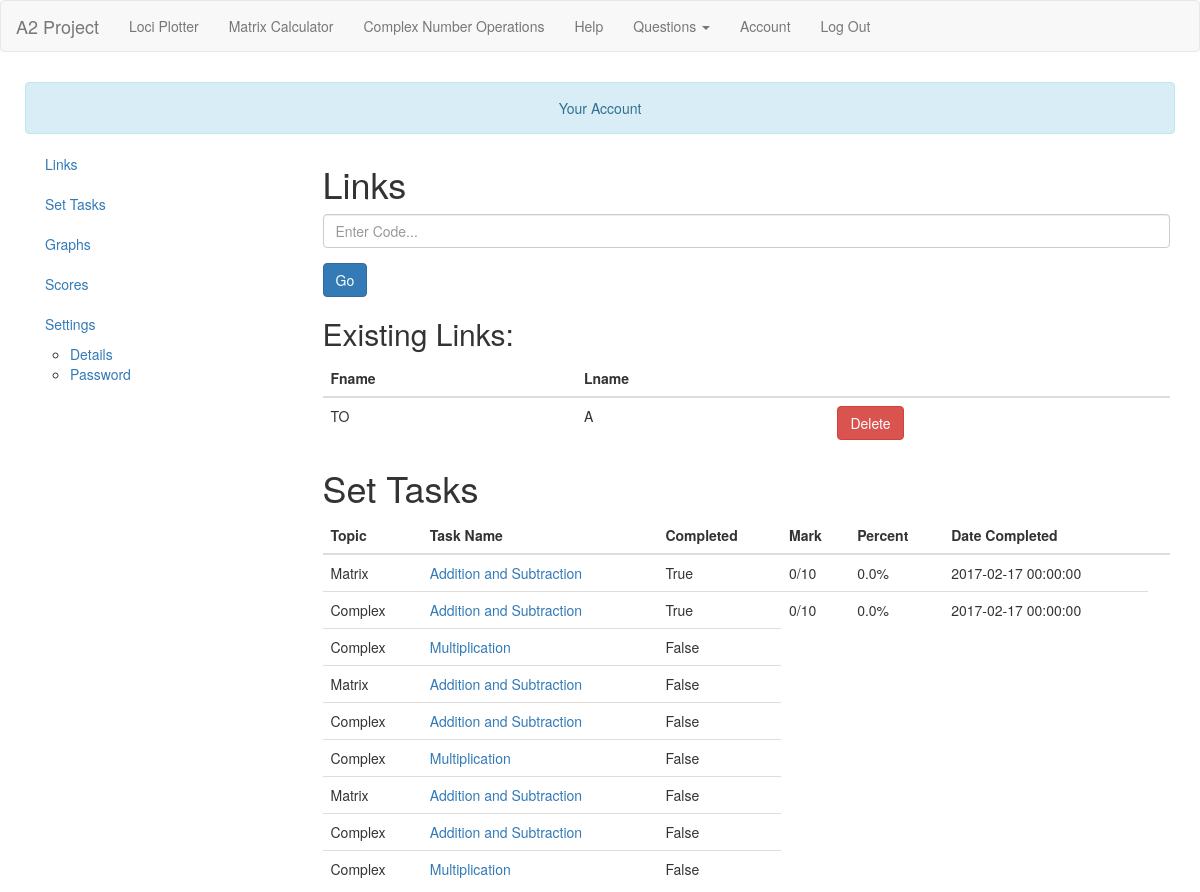
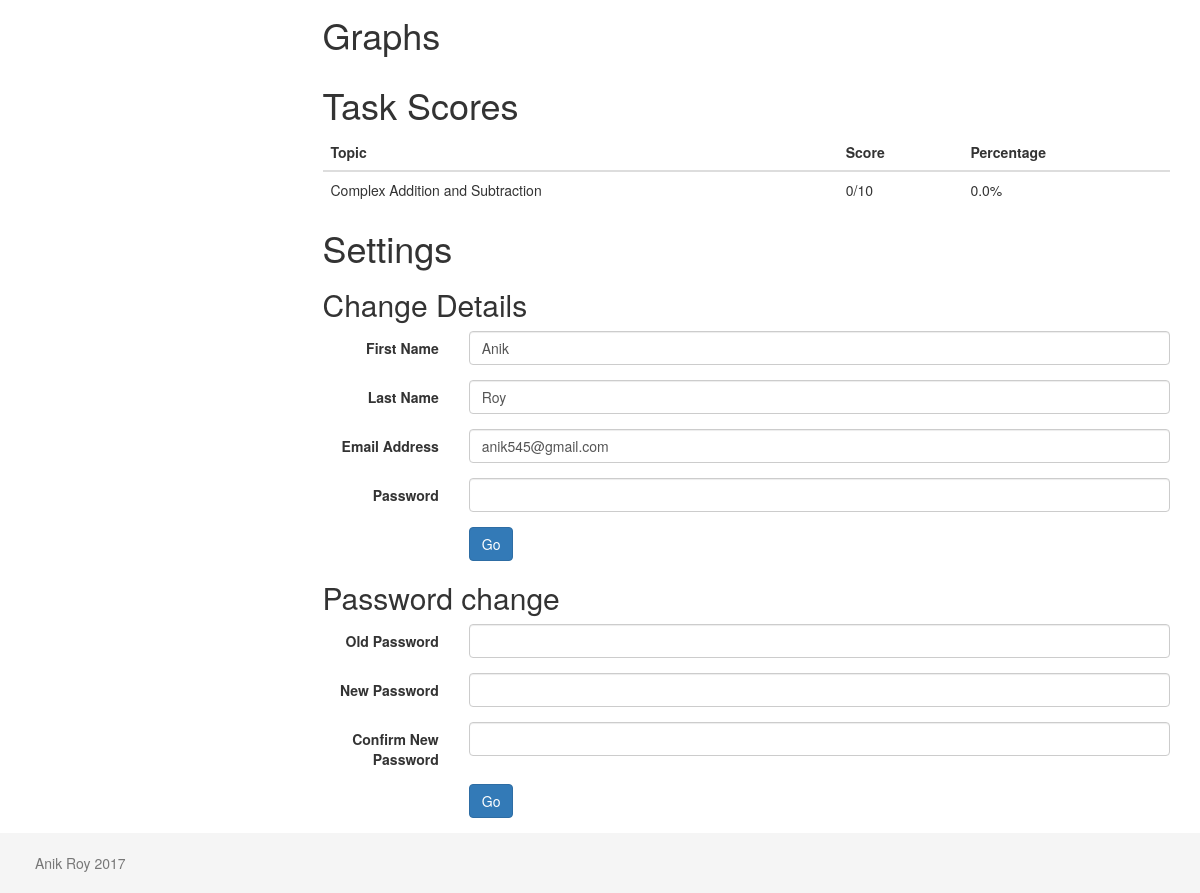
Page /account (signed in) on the committed database (2 pictures, top to bottom).
### app/models.py (models this page shows, shortened)
class User(db.Model):
    user_id = db.Column('user_id', db.Integer, primary_key=True)
    fname = db.Column(db.String(80), unique=False)
    lname = db.Column(db.String(80), unique=False)
    email = db.Column(db.String(120), unique=True)
    password = db.Column(db.String(120), unique=False)
    authenticated = db.Column(db.Boolean, default=False)
    confirmed = db.Column(db.Boolean)
    role = db.Column(db.String(50))
    graphs = db.relationship('Graph', backref="user",
                             cascade="all, delete-orphan", lazy="dynamic")
    __mapper_args__ = {
        'polymorphic_identity': 'user',
        'polymorphic_on': role
    }

class Teacher(User):
    __tablename__ = 'teacher'
    teacher_id = db.Column(db.Integer, primary_key=True)
    user_id = db.Column(db.Integer, db.ForeignKey('user.user_id'))
    code = db.Column(db.String(7))
    students = db.relationship('Student', secondary='links',
                               backref=db.backref('teachers', lazy='dynamic'),
                               lazy='dynamic')
    tasks = db.relationship('Task', backref="teacher",
                            cascade="all, delete-orphan", lazy="dynamic")
    __mapper_args__ = {
        'polymorphic_identity': 'teacher',
    }

class User(db.Model):
    user_id = db.Column('user_id', db.Integer, primary_key=True)
    fname = db.Column(db.String(80), unique=False)
    lname = db.Column(db.String(80), unique=False)
    email = db.Column(db.String(120), unique=True)
    password = db.Column(db.String(120), unique=False)
    authenticated = db.Column(db.Boolean, default=False)
    confirmed = db.Column(db.Boolean)
    role = db.Column(db.String(50))
    graphs = db.relationship('Graph', backref="user",
                             cascade="all, delete-orphan", lazy="dynamic")
    __mapper_args__ = {
        'polymorphic_identity': 'user',
        'polymorphic_on': role
    }

class Task(db.Model):
    task_id = db.Column('task_id', db.Integer, primary_key=True)
    completed = db.Column(db.Boolean)
    question_id = db.Column(db.Integer)
    student_id = db.Column('student_id', db.Integer,
                           db.ForeignKey('student.student_id'))
    teacher_id = db.Column('teacher_id', db.Integer,
                           db.ForeignKey('teacher.teacher_id'))
    mark_id = db.Column('mark_id', db.Integer, db.ForeignKey('mark.mark_id'))
    mark = db.relationship('Mark', back_populates='task')

class Mark(db.Model):
    mark_id = db.Column('mark_id', db.Integer, primary_key=True)
    score = db.Column(db.Integer)
    out_of = db.Column(db.Integer)
    date = db.Column(db.DateTime)
    question_id = db.Column(db.Integer)
    student_id = db.Column('student_id', db.Integer,
                           db.ForeignKey('student.student_id'))
    task = db.relationship('Task', uselist=False, back_populates='mark')

### app/routes/user.py (the view, shortened to what this page needs)
@user.route('/account', methods=['GET', 'POST'])
@login_required
def account():
    user_id = current_user.user_id
    u = User.query.get(user_id)
    if u.role == 'student':
        changeform = ChangeDetailsForm(obj=u)
        linkform = TeacherLinkForm()
        pwform = ChangePasswordForm1()
        return render_template('user/student_account.html', student=u,
                                qs=QUESTIONS, linkform=linkform,
                                changeform=changeform, pwform=pwform)
    else:
        return abort(500)

### app/forms.py
class ChangeDetailsForm(FlaskForm):
    fname = TextField('First Name', [validators.Required()])
    lname = TextField('Last Name', [validators.Required()])
    email = EmailField('Email Address',
                       [validators.DataRequired(), validators.Email()])
    password = PasswordField('Password', [validators.Required()])
    change_submit = SubmitField('Go')

class TeacherLinkForm(FlaskForm):
    link_code = TextField('Link Code', [validators.Required()])
    link_submit = SubmitField('Go')

### app/views.py (called while the page is built)
@login_manager.user_loader
def user_loader(email):
    return User.query.filter_by(email=email).first()

### app/templates/user/student_account.html (shortened to what this page needs)
{% extends "layout.html" %}
{% block head %}
{{ super() }}
<link rel="stylesheet" href="{{ url_for('static',filename='styles/account.css') }}">
<link rel="stylesheet" href="{{ url_for('static',filename='image-picker/image-picker.css') }}">
{% endblock %}
{% block main %}
<div id="title" class="row">
    <div class="col-sm-12">
        <div class="alert alert-info" style="margin:10px;text-align:center;">Your Account</div>
    </div>
</div>
<div data-spy="scroll" data-target=".scrollspy" style="position:relative">
<div class="col-md-3 scrollspy">
  <ul id="nav" class="nav hidden-xs hidden-sm affix-top" data-spy="affix">
    <li><a href="#links">Links</a></li>
    <li><a href="#set">Set Tasks</a></li>
    <li><a href="#graphs">Graphs</a></li>
    <li><a href="#scores">Scores</a></li>
    <li><a href="#settings">Settings</a>
      <ul id="nav">
        <li>
          <a href="#change-details">Details</a>
        </li>
        <li>
          <a href="#pwd">Password</a>
        </li>
      </ul>
    </li>
  </ul>
</div>
<div class="col-md-9">
  <section id="links">
    <h1>Links</h1>
    <form method="post" action="{{ url_for('user.account') }}">
    <div class="form-group">
      {{ linkform.link_code(class="form-control form-control-lg",placeholder="Enter Code...") }}
    </div>
    <div class="form-group">
      {{ linkform.link_submit(class="btn btn-primary") }}
    </div>
    </form>
    <h2>Existing Links:</h2>
    <table id="links-table" class="table">
      <thead>
        <th>Fname</th>
        <th>Lname</th>
        <th></th>
      </thead>
      <tbody>
        {% for t in student.teachers.all() %}
        <tr id="link-row{{ t.teacher_id }}">
          <td>{{ t.fname }}</td>
          <td>{{ t.lname }}</td>
          <td><input type="button" class="btn btn-danger" id="{{ t.teacher_id }}" value="Delete"></td>
        </tr>
        {% endfor %}
      </tbody>
    </table>
  </section>
  <section id="set">
    <h1>Set Tasks</h1>
    {% if student.tasks.first() %}
    <table class="table">
      <thead>
        <th>Topic</th>
        <th>Task Name</th>
        <th>Completed</th>
        <th>Mark</th>
        <th>Percent</th>
        <th>Date Completed</th>
        <th></th>
      </thead>
      <tbody>
      {% for t in student.tasks.all() %}
        <tr>
          <td>{{ qs[t.question_id]['topic'] }}</td>
          <td><a href="{{ url_for('questions.show_questions',  topic=qs[t.question_id]['topic'].lower(), q_type=qs[t.question_id]['q_type']) }}">
          {{ qs[t.question_id]['name'] }}</a></td>
          <td>{{ t.completed }}</td>
          {% if t.mark %}
            <td>{{ t.mark.score }}/{{ t.mark.out_of }}</td>
            <td>{{ t.mark.score/t.mark.out_of*100 }}%</td>
            <td>{{ t.mark.date }}</td>
          {% endif %}
        </tr>
      {% endfor %}
      </tbody>
    </table>
    {% endif %}
  </section>
  <section id="graphs">
    <h1>Graphs</h1>
  </section>
  <section id="scores">
  <h1>Task Scores</h1>
    <table class="table">
      <thead>
        <th> Topic </th>
        <th> Score </th>
        <th> Percentage </th>
      </thead>
      <tbody>
        {% for mark in student.marks.all() %}
        <tr>
          <td>{{ qs[mark.question_id]["topic"] }}&nbsp;{{ qs[mark.question_id]["name"] }}</td>
          <td>{{ mark.score }}/{{ mark.out_of }}</td>
          <td>{{ mark.score/mark.out_of*100 }}%</td>
        </tr>
        {% endfor %}
      </tbody>
    </table>
  </section>
  <section id="settings">
  <h1>Settings</h1>
    <h2>Change Details</h2>
    <form id="change-details" class="form-horizontal" method="post", action="{{ url_for('user.account') }}">
      <div class="form-group">
        {{ changeform.fname.label(class="col-xs-2 control-label") }}
        <div class="col-xs-10">
          {{ changeform.fname(value=student.fname,class="form-control") }}
        </div>
      </div>
      <div class="form-group">
        {{ changeform.lname.label(class="col-xs-2 control-label") }}
        <div class="col-xs-10">
          {{ changeform.lname(value=student.lname,class="form-control") }}
        </div>
      </div>
      <div class="form-group">
        {{ changeform.email.label(class="col-xs-2 control-label") }}
        <div class="col-xs-10">
          {{ changeform.email(value=student.email,class="form-control") }}
        </div>
      </div>
      <div class="form-group">
        {{ changeform.password.label(class="col-xs-2 control-label") }}
        <div class="col-xs-10">
          {{ changeform.password(class="form-control") }}
        </div>
      </div>
      <div class="form-group">
        <div class="col-xs-offset-2 col-xs-10">
          {{ changeform.change_submit(class="btn btn-primary") }}
        </div>
      </div>
    </form>
    <h2>Password change</h2>
    <form id="pwd" class="form-horizontal" method="post", action="{{ url_for('user.account') }}">
      <div class="form-group">
        {{ pwform.old_password.label(class="col-xs-2 control-label") }}
        <div class="col-xs-10">
          {{ pwform.old_password(class="form-control") }}
        </div>
      </div>
      <div class="form-group">
        {{ pwform.password.label(class="col-xs-2 control-label") }}
        <div class="col-xs-10">
          {{ pwform.password(class="form-control") }}
        </div>
      </div>
      <div class="form-group">
        {{ pwform.confirm_password.label(class="col-xs-2 control-label") }}
        <div class="col-xs-10">
          {{ pwform.confirm_password(class="form-control") }}
        </div>
      </div>
      <div class="form-group">
        <div class="col-xs-offset-2 col-xs-10">
          {{ pwform.pw_submit(class="btn btn-primary") }}
        </div>
      </div>
    </form>
  </section>
</div>
</div>
</div>
{% endblock %}

### app/templates/layout.html (shortened to what this page needs)
<!DOCTYPE html>
<html>
<head>
  {% block head %}
  <link rel="stylesheet" href="https://maxcdn.bootstrapcdn.com/bootstrap/3.3.7/css/bootstrap.min.css">
  <link rel="stylesheet" href="{{ url_for('static', filename='styles/main.css') }}">
  {% endblock %}
</head>
<body>
  {% block nav %}
  <nav class="navbar navbar-default">
    <div class="container-fluid">
      <div class="navbar-header">
        <a class="navbar-brand" href="{{ url_for('main') }}">A2 Project</a>
      </div>
      <div class="collapse navbar-collapse" id="bs-example-navbar-collapse-1">
        <ul class="nav navbar-nav">
          <li><a href="{{ url_for('loci.loci') }}">Loci Plotter</a></li>
          <li><a href="{{ url_for('matrix_blueprint.matrix') }}">Matrix Calculator</a></li>
          <li><a href="{{ url_for('loci.operations') }}">Complex Number Operations</a></li>
          <li><a href="{{ url_for('help') }}">Help</a></li>
          <li>
            <a href="#" class="dropdown-toggle" data-toggle="dropdown">Questions <b class="caret"></b></a>
          </li>
            <ul class="nav navbar-nav navbar-right">
              {% if current_user.is_authenticated %}
              <li><a href="{{ url_for('user.account') }}">Account</a></li>
              <li><a href="{{ url_for('user.logout') }}">Log Out</a></li>
              {% else %}
              <li><a href="{{ url_for('user.login') }}">Log In</a></li>
              <li><a href="{{ url_for('user.register') }}">Register</a></li>
              {% endif %}
            </ul>
        </ul>
      </div>
    </div>
  </nav>
  {% endblock %}
  <div class="container-fluid content">
    {% block main %}
    {% endblock %}
  <footer class="footer">
    <div class="container">
    {% block footer %}
      <p class="text-muted"> Anik Roy 2017 </p>
    {% endblock %}
    </div>
  </footer>
</body>
</html>

### app/static/styles/main.css (style rules this page uses)
html { position: relative; min-height: 100%; }
body { margin-bottom: 60px; }
.footer { position: absolute; bottom: 0; width: 100%; height: 60px; background-color: #f5f5f5; padding: 0 20px; }
.content { width: 100%; padding: 0 15px; overflow: hidden; min-height: calc(100vh - 70px); }
.container .text-muted { margin: 20px 0; }

### app/static/styles/account.css (style rules this page uses)
section { border: 1 px solid black; width: 100% }

### rows in the picture
Teacher: fname "TO", lname "A"
Task: qs "Matrix", qs "Addition and Subtraction", completed "True", mark.score "0", mark.out_of "10", t.mark.score/t.mark.out_of*100 "0.0", mark "2017-02-17 00:00:00"
Task: qs "Complex", qs "Addition and Subtraction", completed "True", mark.score "0", mark.out_of "10", t.mark.score/t.mark.out_of*100 "0.0", mark "2017-02-17 00:00:00"
Task: qs "Complex", qs "Multiplication", completed "False"
Task: qs "Matrix", qs "Addition and Subtraction", completed "False"
Task: qs "Complex", qs "Addition and Subtraction", completed "False"
Task: qs "Complex", qs "Multiplication", completed "False"
Task: qs "Matrix", qs "Addition and Subtraction", completed "False"
Task: qs "Complex", qs "Addition and Subtraction", completed "False"
Task: qs "Complex", qs "Multiplication", completed "False"
Mark: qs "Complex", qs "Addition and Subtraction", score "0", out_of "10", mark.score/mark.out_of*100 "0.0"
User: fname "Anik", lname "Roy", email "anik545@gmail.com"

### other values in the picture
{{ changeform.fname.label(class="col-xs-2 control-label") }} "First Name"
{{ changeform.lname.label(class="col-xs-2 control-label") }} "Last Name"
{{ changeform.email.label(class="col-xs-2 control-label") }} "Email Address"
{{ changeform.password.label(class="col-xs-2 control-label") }} "Password"
{{ pwform.old_password.label(class="col-xs-2 control-label") }} "Old Password"
{{ pwform.password.label(class="col-xs-2 control-label") }} "New Password"
{{ pwform.confirm_password.label(class="col-xs-2 control-label") }} "Confirm New Password"
